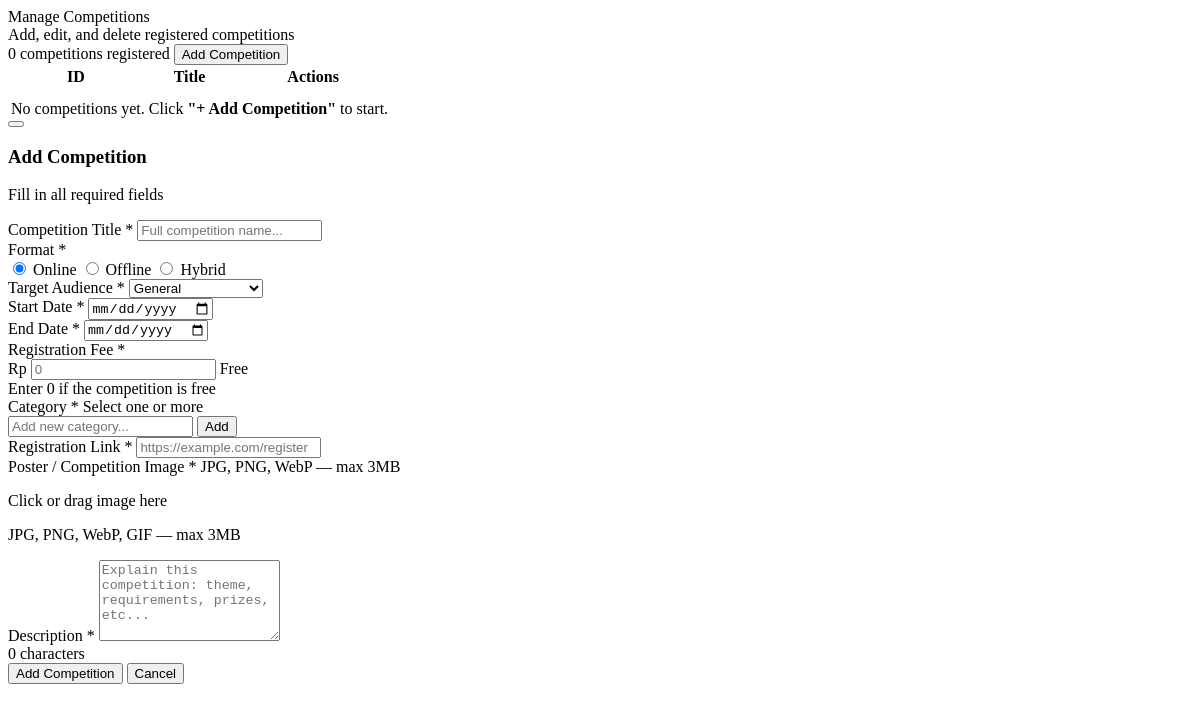
The page /admin/manage-competitions.php on the database as committed earlier.
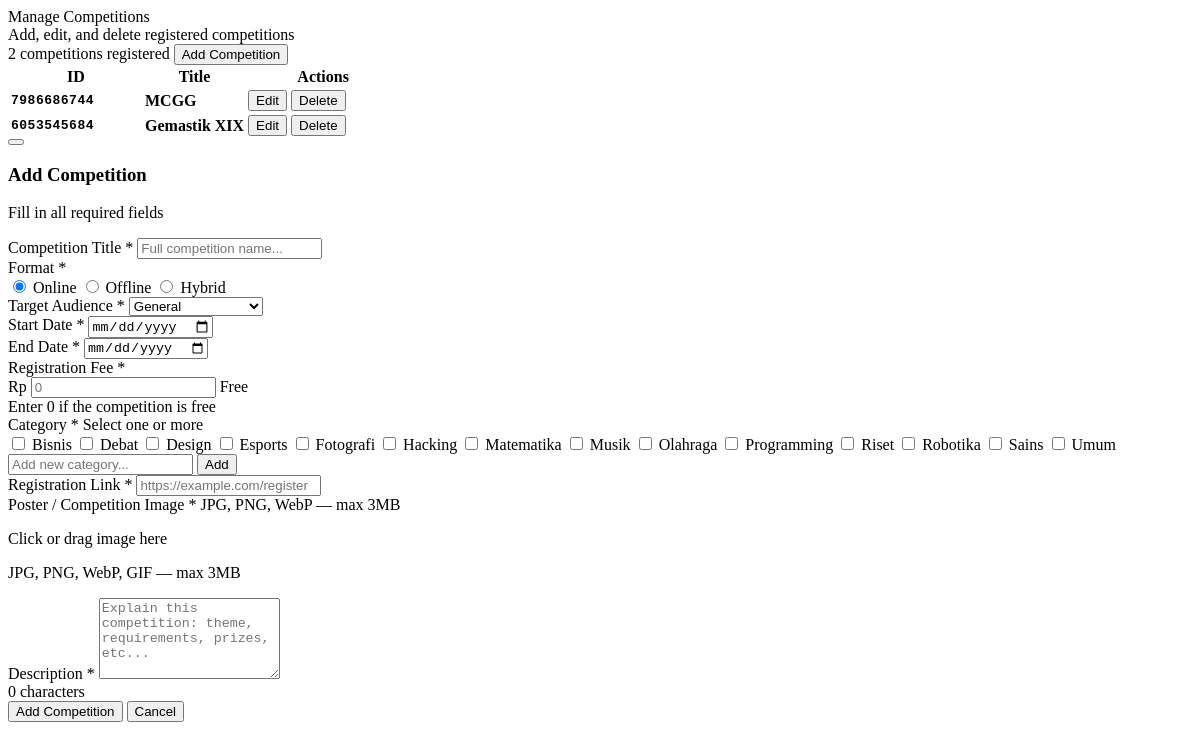
The same page on the database as committed later.
### tables this page shows
CREATE TABLE `competitions` (
  `id` int(11) NOT NULL AUTO_INCREMENT,
  `uid` char(10) NOT NULL,
  `title` varchar(255) NOT NULL,
  `image` varchar(255) DEFAULT 'default.jpg',
  `format` varchar(100) DEFAULT NULL,
  `date_range` varchar(100) DEFAULT NULL,
  `target_audience` varchar(100) DEFAULT NULL,
  `registration_fee` int(11) DEFAULT 0,
  `category` varchar(100) DEFAULT NULL,
  `description` longtext DEFAULT NULL,
  `registration_link` varchar(500) DEFAULT NULL,
  `user_id` int(11) DEFAULT NULL,
  `telegram_chat_id` varchar(50) DEFAULT NULL,
  `payment_status` varchar(20) DEFAULT 'unpaid',
  `approval_status` varchar(20) DEFAULT 'pending',
  `submission_status` varchar(20) DEFAULT 'draft',
  `xendit_invoice_id` varchar(100) DEFAULT NULL,
  `xendit_invoice_url` varchar(500) DEFAULT NULL,
  `paid_at` datetime DEFAULT NULL,
  `refunded_at` datetime DEFAULT NULL,
  `refund_status` varchar(20) DEFAULT NULL,
  `reviewed_by` int(11) DEFAULT NULL,
  `review_note` text DEFAULT NULL,
  `published_at` datetime DEFAULT NULL,
  `created_at` datetime DEFAULT current_timestamp(),
  PRIMARY KEY (`id`),
  UNIQUE KEY `uid` (`uid`)
);

CREATE TABLE `categories` (
  `id` int(11) NOT NULL AUTO_INCREMENT,
  `name` varchar(100) NOT NULL,
  PRIMARY KEY (`id`),
  UNIQUE KEY `name` (`name`)
);

### admin/manage-competitions.php (the view, shortened to what this page needs)
<?php
$all   = mysqli_query($koneksi, "SELECT * FROM competitions WHERE submission_status = 'published' ORDER BY id DESC");
$total = mysqli_num_rows($all);
$all_cats_res = mysqli_query($koneksi, "SELECT id, name FROM categories ORDER BY name ASC");
$all_cats = [];
while ($cat_row = mysqli_fetch_assoc($all_cats_res)) {
    $all_cats[] = $cat_row;
}
?>
<div class="tab-panel <?= $active_tab === 'kelola' ? 'active' : '' ?>" id="tab-kelola">
    <div class="section-head" style="border-bottom: none;">
        <div class="section-head-left">
            <div>
                <span class="section-title">Manage Competitions</span>
                <div class="section-sub">Add, edit, and delete registered competitions</div>
            </div>
        </div>
    </div>
    <div class="kelola-toolbar" style="border-top: 1px solid var(--color-border-tertiary);">
        <span><?= $total ?> competitions registered</span>
        <button class="btn btn-primary btn-sm" onclick="openAdd()">
            <i class="ti ti-plus" style="font-size:13px"></i> Add Competition
        </button>
    </div>
    <div class="table-wrap">
        <table>
            <thead>
                <tr>
                    <th style="width: 130px;">ID</th>
                    <th>Title</th>
                    <th style="width: 150px;">Actions</th>
                </tr>
            </thead>
            <tbody>
            <?php
            $c = 0;
            mysqli_data_seek($all, 0);
            while ($row = mysqli_fetch_assoc($all)): $c++;
            ?>
            <tr>
                <td style="font-family: monospace; font-weight:700; font-size:13px; color:var(--color-text-secondary); letter-spacing:0.5px;">
                    <?= htmlspecialchars($row['uid'] ?? $row['id']) ?>
                </td>
                <td style="font-weight:600;">
                    <?= htmlspecialchars($row['title']) ?>
                </td>
                <td>
                    <div class="actions">
                        <button class="btn btn-secondary btn-sm"
                            onclick='openEdit(<?= htmlspecialchars(json_encode($row), ENT_QUOTES, 'UTF-8') ?>)'>
                            <i class="ti ti-edit" style="font-size:12px"></i> Edit
                        </button>
                        <button class="btn btn-danger btn-sm"
                            onclick="openDeleteModal('../controllers/manage-competitions.php?delete=<?= $row['id'] ?>')">
                            <i class="ti ti-trash" style="font-size:12px"></i> Delete
                        </button>
                    </div>
                </td>
            </tr>
            <?php endwhile; ?>
            <?php if ($c === 0): ?>
            <tr>
                <td colspan="3" class="empty-state">
                    No competitions yet. Click <strong>"+ Add Competition"</strong> to start.
                </td>
            </tr>
            <?php endif; ?>
            </tbody>
        </table>
    </div>
</div>
<div class="overlay" id="overlay" onclick="closeModal(event)">
    <div class="modal-box">
        <button class="modal-close" onclick="closeOverlay()"><i class="ti ti-x" style="font-size:13px"></i></button>
        <div class="modal-header">
            <div>
                <h3 id="modal-title">Add Competition</h3>
                <p class="modal-subtitle" id="modal-subtitle">Fill in all required fields</p>
            </div>
        </div>
        <form method="POST" enctype="multipart/form-data" action="../controllers/manage-competitions.php" id="competition-form" novalidate>
            <div class="fg">
                <label class="fg-label">
                    <i class="ti ti-tournament"></i> Competition Title <span class="fg-req">*</span>
                </label>
                <input type="text" name="title" id="f-title"
                       placeholder="Full competition name..." required maxlength="255"
                       class="fg-input">
            </div>
            <div class="fg-row">
                <div class="fg">
                    <label class="fg-label">
                        <i class="ti ti-map-pin"></i> Format <span class="fg-req">*</span>
                    </label>
                    <div class="fg-radio-group" id="f-pelaksanaan-group">
                        <label class="fg-radio active" data-val="Online">
                            <input type="radio" name="pelaksanaan" value="Online" checked>
                            <i class="ti ti-wifi"></i> Online
                        </label>
                        <label class="fg-radio" data-val="Offline">
                            <input type="radio" name="pelaksanaan" value="Offline">
                            <i class="ti ti-building"></i> Offline
                        </label>
                        <label class="fg-radio" data-val="Hybrid">
                            <input type="radio" name="pelaksanaan" value="Hybrid">
                            <i class="ti ti-circle-half-2"></i> Hybrid
                        </label>
                    </div>
                </div>
                <div class="fg">
                    <label class="fg-label">
                        <i class="ti ti-users"></i> Target Audience <span class="fg-req">*</span>
                    </label>
                    <select name="target_peserta" id="f-target-peserta" class="fg-select" required>
                        <option value="Umum" selected>General</option>
                    </select>
                </div>
            </div>
            <div class="fg-row">
                <div class="fg">
                    <label class="fg-label">
                        <i class="ti ti-calendar-event"></i> Start Date <span class="fg-req">*</span>
                    </label>
                    <input type="date" name="start_date" id="f-start-date" class="fg-input" required>
                </div>
                <div class="fg">
                    <label class="fg-label">
                        <i class="ti ti-calendar-check"></i> End Date <span class="fg-req">*</span>
                    </label>
                    <input type="date" name="end_date" id="f-end-date" class="fg-input" required>
                </div>
            </div>
            <div class="fg">
                <label class="fg-label">
                    <i class="ti ti-currency-dollar"></i> Registration Fee <span class="fg-req">*</span>
                </label>
                <div class="fg-biaya-wrap">
                    <span class="fg-biaya-prefix">Rp</span>
                    <input type="number" name="biaya" id="f-biaya"
                           min="0" placeholder="0" class="fg-input fg-biaya-input"
                           oninput="updateBiayaLabel(this)" required>
                    <span class="fg-biaya-badge" id="biaya-badge">Free</span>
                </div>
                <div class="fg-hint">Enter 0 if the competition is free</div>
            </div>
            <div class="fg">
                <label class="fg-label">
                    <i class="ti ti-tag"></i> Category <span class="fg-req">*</span>
                    <span class="fg-hint-inline">Select one or more</span>
                </label>
                <div class="category-grid" id="category-grid">
                    <?php foreach ($all_cats as $cat): ?>
                    <label class="cat-chip" data-id="<?= $cat['id'] ?>">
                        <input type="checkbox" name="categories[]" value="<?= $cat['id'] ?>" class="cat-cb">
                        <?= htmlspecialchars($cat['name']) ?>
                    </label>
                    <?php endforeach; ?>
                </div>
                <div class="add-cat-row">
                    <input type="text" id="new-cat-input" placeholder="Add new category..."
                           maxlength="40" class="fg-input" style="flex:1;">
                    <button type="button" class="btn btn-secondary btn-sm" id="add-cat-btn" onclick="addNewCategory()">
                        <i class="ti ti-plus"></i> Add
                    </button>
                </div>
            </div>
            <div class="fg">
                <label class="fg-label">
                    <i class="ti ti-link"></i> Registration Link <span class="fg-req">*</span>
                </label>
                <input type="url" name="link_pendaftaran" id="f-link-pendaftaran"
                       placeholder="https://example.com/register" class="fg-input" required>
            </div>
            <div class="fg">
                <label class="fg-label">
                    <i class="ti ti-photo"></i> Poster / Competition Image
                    <span class="fg-req" id="img-req-label">*</span>
                    <span class="fg-hint-inline">JPG, PNG, WebP — max 3MB</span>
                </label>
                <div class="file-drop-zone" id="file-drop-zone" onclick="document.getElementById('f-image').click()">
                    <div id="drop-placeholder">
                        <p class="drop-text">Click or drag image here</p>
                        <p class="drop-subtext">JPG, PNG, WebP, GIF — max 3MB</p>
                    </div>
                </div>
            </div>
            <div class="fg">
                <label class="fg-label">
                    <i class="ti ti-align-left"></i> Description <span class="fg-req">*</span>
                </label>
                <textarea name="description" id="f-desc"
                          placeholder="Explain this competition: theme, requirements, prizes, etc..."
                          class="fg-textarea" required rows="5"></textarea>
                <div class="fg-hint">
                    <span id="desc-count">0</span> characters
                </div>
            </div>
            <div class="form-actions">
                <button type="submit" class="btn btn-primary" id="f-submit">
                    <i class="ti ti-plus" style="font-size:14px"></i> Add Competition
                </button>
                <button type="button" class="btn btn-secondary" onclick="closeOverlay()">Cancel</button>
            </div>
        </form>
    </div>
</div>

Rows that differ between the two databases and show on the page:
added competitions: uid "7986686744", title "MCGG"
now on this page (row edited): competitions: uid "6053545684", title "Gemastik XIX"
added categories: name "Bisnis"
added categories: name "Debat"
added categories: name "Design"
added categories: name "Esports"
added categories: name "Fotografi"
added categories: name "Hacking"
added categories: name "Matematika"
added categories: name "Musik"
added categories: name "Olahraga"
added categories: name "Programming"
added categories: name "Riset"
added categories: name "Robotika"
added categories: name "Sains"
added categories: name "Umum"
Other text that changed with them:
$total: "0" → "2"
text no longer shown: "No competitions yet. Click \"+ Add Competition\" to start."
